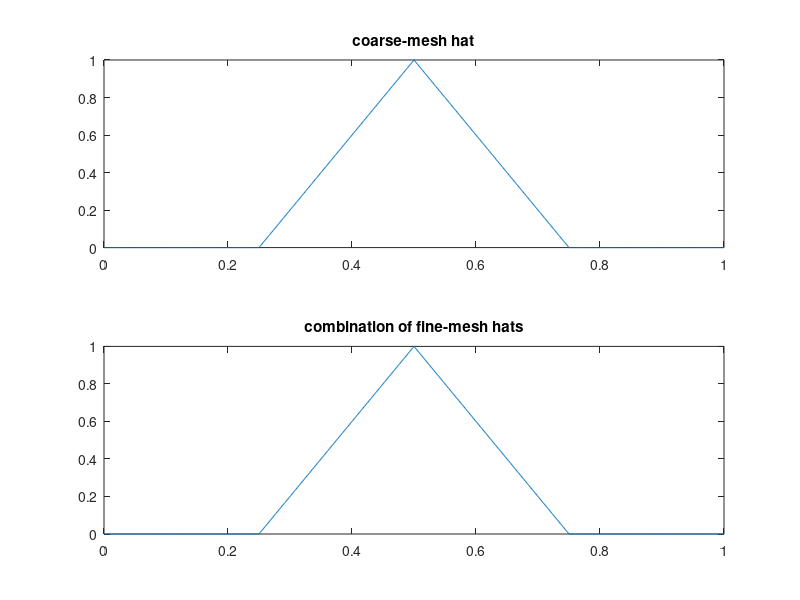

The MATLAB source for this figure:
% CHECKHAT  Check my understanding of hat functions on two levels.

x = 0:.001:1;

% build lambda on the coarse mesh
lc = zeros(size(x));
m1 = (x>0.25) & (x<0.5);
m2 = (x>=0.5) & (x<0.75);
lc(m1) = 4.0 * (x(m1)-0.25);
lc(m2) = 4.0 * (0.75-x(m2));

% build three lambdas on fine mesh
lf = zeros(3,length(x));
x8 = 0:.125:1;
for j = 0:2
    m1 = (x>x8(j+3)) & (x<x8(j+4));
    m2 = (x>=x8(j+4)) & (x<x8(j+5));
    lf(j+1,m1) = 8.0 * (x(m1)-x8(j+3));
    lf(j+1,m2) = 8.0 * (x8(j+5)-x(m2));
end
lcomb = 0.5*lf(1,:) + lf(2,:) + 0.5*lf(3,:);
norm(lc-lcomb)

% plot
subplot(2,1,1)
plot(x,lc)
title('coarse-mesh hat')
subplot(2,1,2)
plot(x,lcomb)
title('combination of fine-mesh hats')

